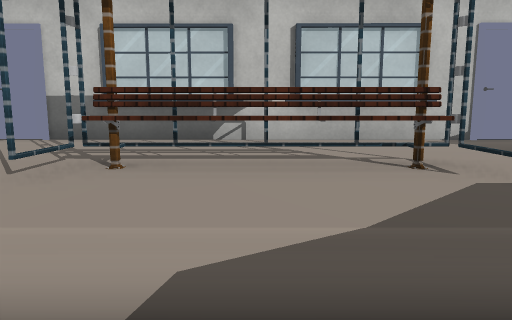
View 1 (above)

22 first-person views from a walk through a Unity game level. The camera is 1.2 m above the floor, tilts 8° down and sees 70° across. The floor is counted in squares, 1 m on a side. Each view is taken from the middle of a square. On the plan, view 1 faces up. The plan holds only what a view shows up to about 15 squares ahead; the rest is blank. The place goes on beyond the plan. Some surface patterns are stand-ins.

View 2
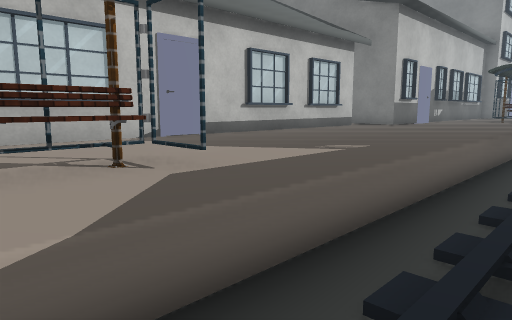

View 3
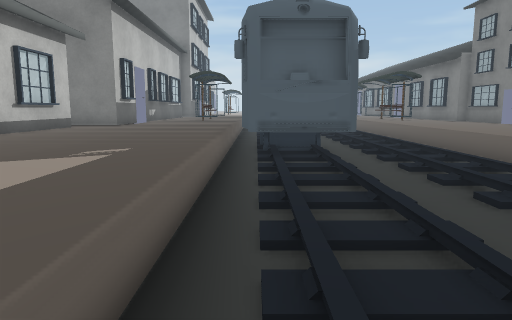

View 4
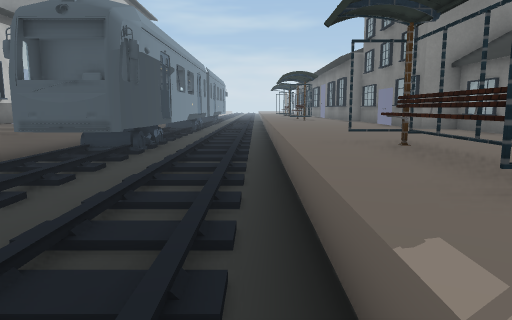

View 5
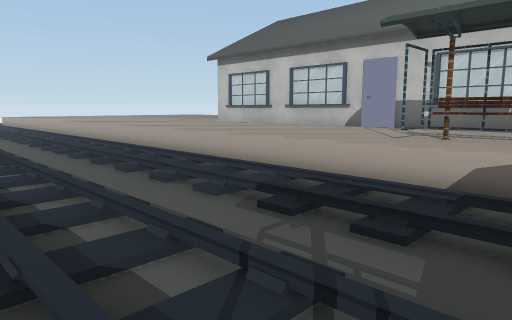

View 6
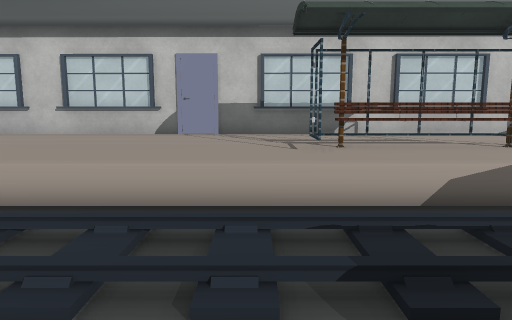

View 7
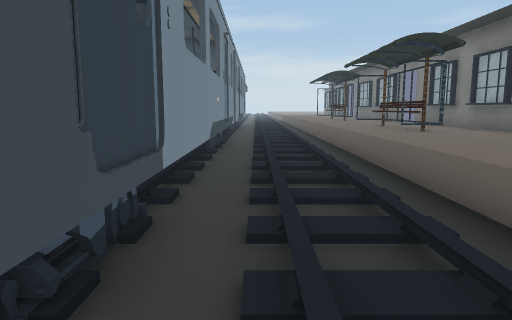

View 8
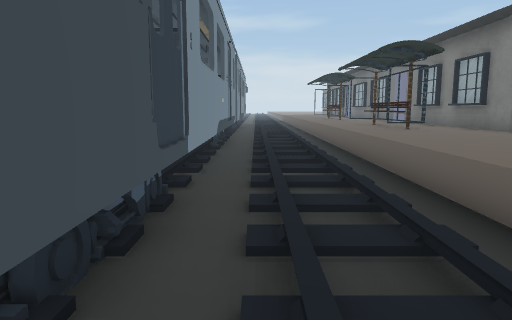

View 9
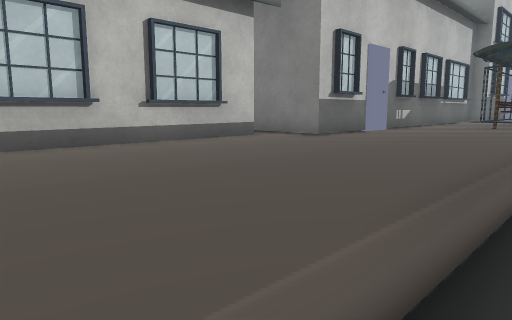

View 10
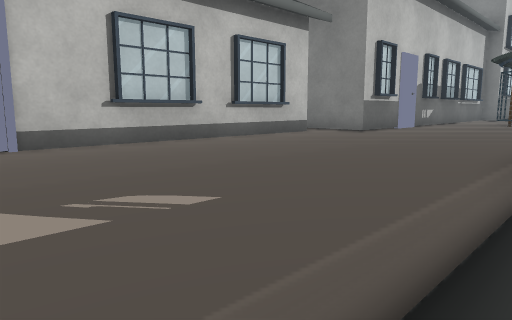

View 11
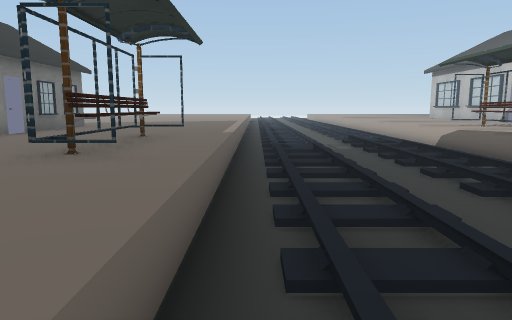

View 12
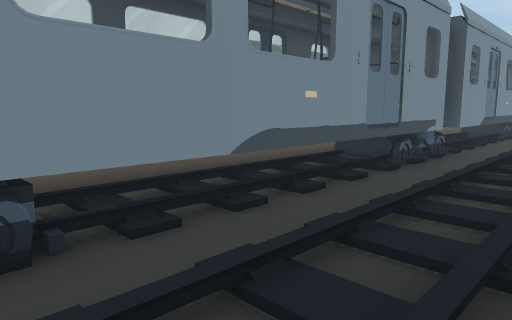

View 13
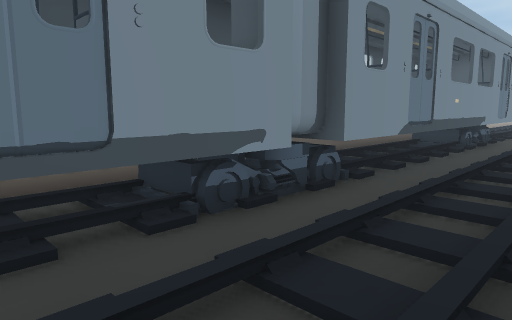

View 14
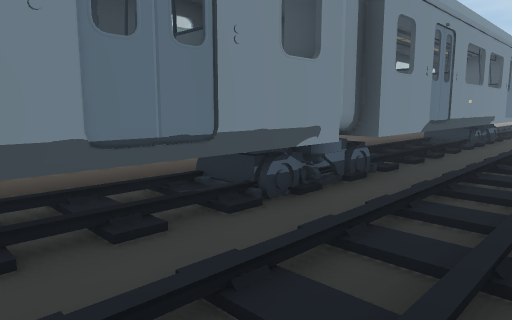

View 15
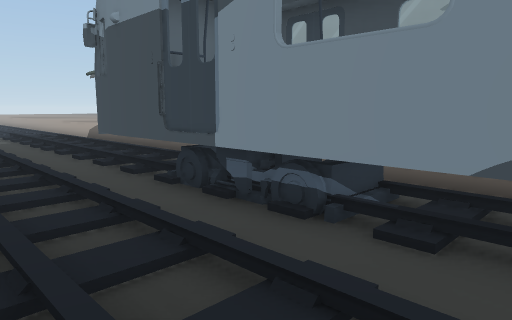

View 16
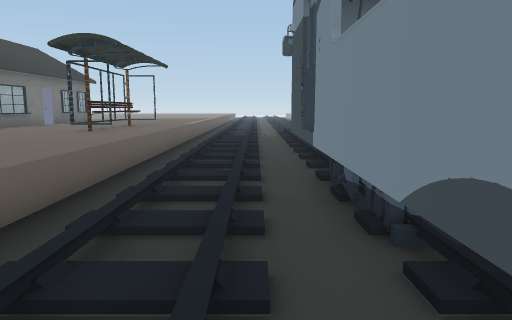

View 17
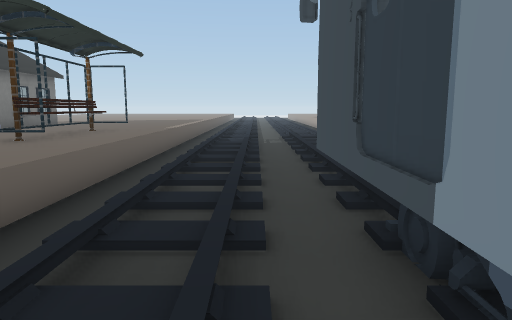

View 18
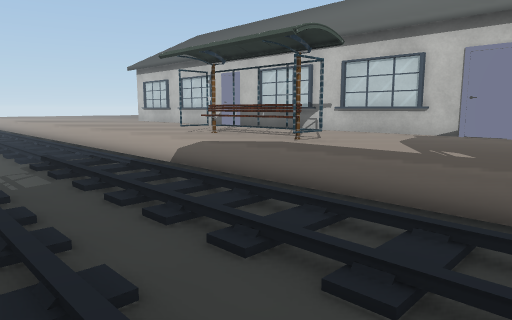

View 19
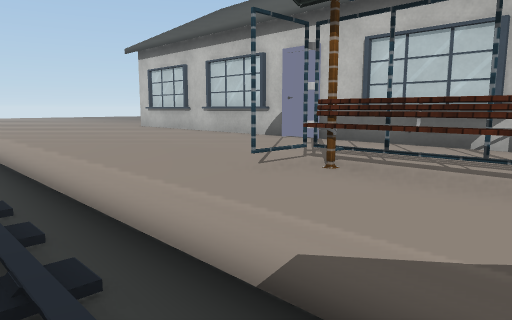

View 20
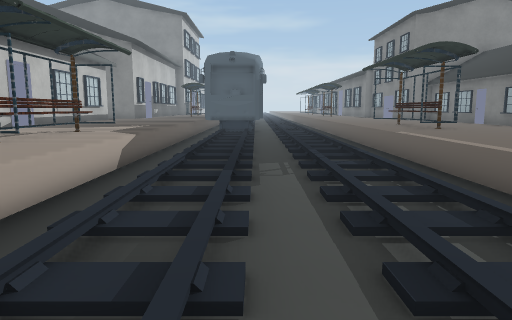

View 21
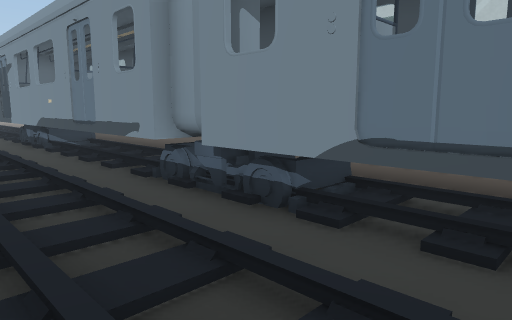

View 22
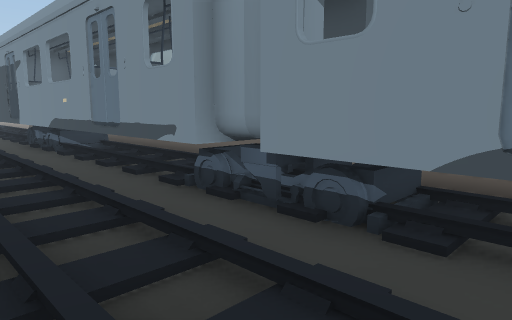

### Floor plan
Key: @ floor where view 1 was taken; # wall or solid block; x gap in a wall; . floor; / step, stairs or slope; ^ raised ledge; B building; O other object.
Columns run from 8 left of view 1 to 25 right of it. Each row starts with its distance up from view 1.
  8                      #
  7 BBBBBBBBBBBBBBBBBBBBB#
  6 ^^^^^^^^^^^^^^^^^^^^^###########
  5 ^^^^^^^^^^^^^^^^^^^^^^^^^^^^^^^
  4 ^^^^^^#O###O^^^^^^^^^^^^^^OO###^
  3 ^^^^^^^OOO^O^^^^^^^^^^^^^^OOOOO
  2 ^^^^^^OOOOO^^^^^^^^^^^^^^^^OOOO^^^
  1 ................###^######^^####^#
  0 ........@.......##^^^^     ^^^^
 -1 ................################x#
 -2 //////////////////////////////////
 -3  .................................
 -4     ..............................
 -5     ^^^^^^^OOOO^^^^^^^^^^^^OOOO^^
 -6      ^^^^^OOOOOO^^^^^^^^^^^OOOO^
 -7      ^ ^^^^####^^^ ^^^^^^^O####^

Positions as (right, up) in squares from view 1, and headings:
1: (0, 0), facing up
2: (0, 0), facing up-right
3: (0, 1), facing right
4: (0, -4), facing right
5: (1, -4), facing up-left
6: (-3, -3), facing up
7: (9, -2), facing right
8: (8, -2), facing right
9: (6, 1), facing up-right
10: (4, 1), facing up-right
11: (11, -4), facing left
12: (12, -4), facing up-right
13: (17, -4), facing up-right
14: (16, -4), facing up-right
15: (15, -4), facing up-left
16: (16, -2), facing left
17: (13, -2), facing left
18: (7, -3), facing up-left
19: (1, 0), facing up-left
20: (-8, -1), facing right
21: (25, -4), facing up-left
22: (24, -4), facing up-left
